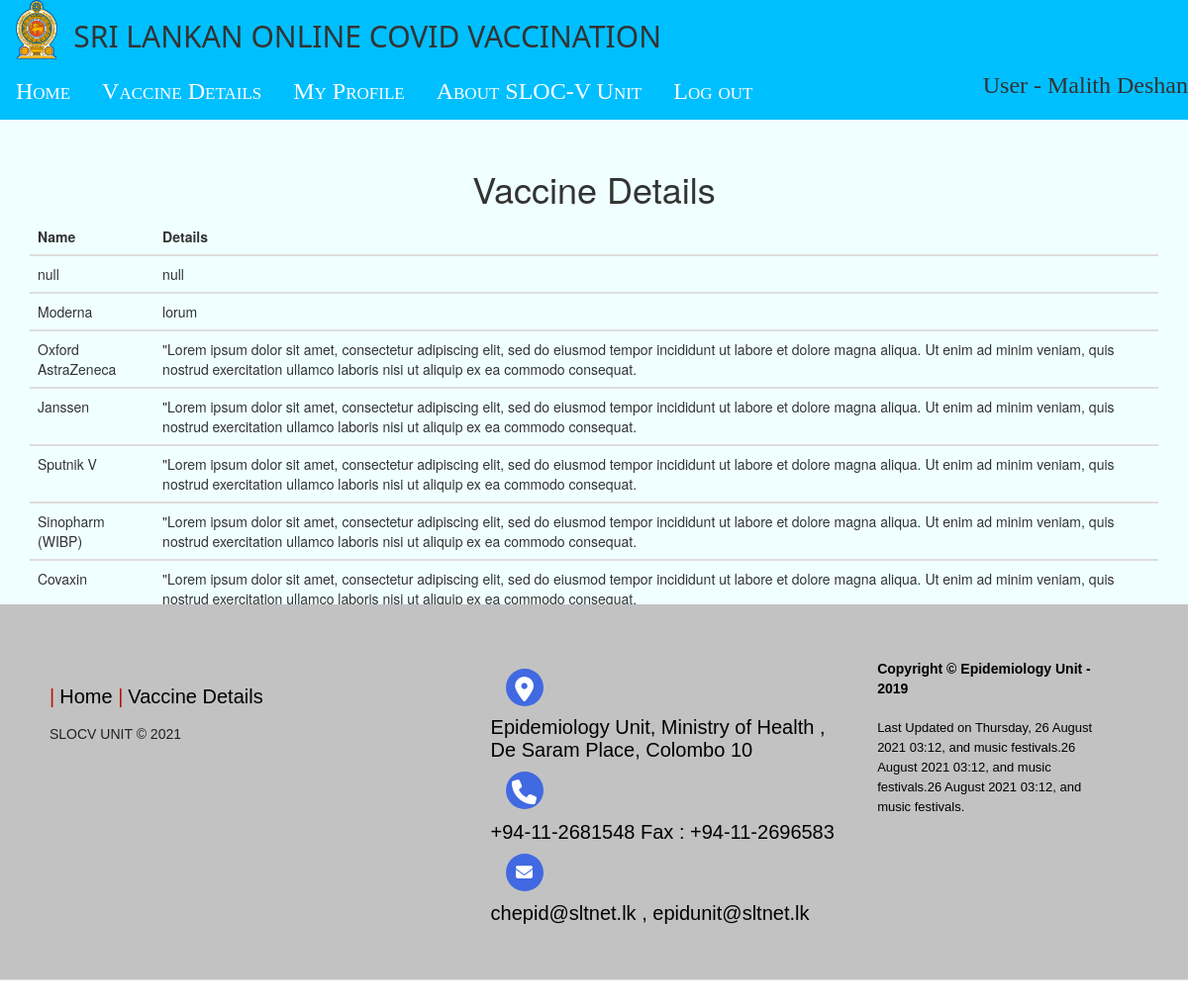
Screenshot of /Vaccinedetails.php (signed in) with the database file from the repository.
### tables this page shows
CREATE TABLE `patients` (
  `id` int(255) NOT NULL,
  `name` varchar(1000) NOT NULL,
  `patientEmail` varchar(1000) NOT NULL,
  `password` varchar(1000) NOT NULL,
  `vaccinename` varchar(1000) NOT NULL,
  `city` varchar(1000) NOT NULL,
  `nic` varchar(1000) NOT NULL
);

CREATE TABLE `vaccine` (
  `id` int(255) NOT NULL,
  `vaccinename` varchar(1000) NOT NULL,
  `details` varchar(1000) NOT NULL
);

### Vaccinedetails.php (the view, shortened to what this page needs)
<!DOCTYPE html>
<html lang="en">
  <head>
    <link href="css/bootstrap.min.css" rel="stylesheet">
	  <link href="css/style.css" rel="stylesheet">
<body>
<?php
	include "DBconnection.php";
	if(!isset($_SESSION['email']))
	{
		header("location:loginindex.php");
	}
	else
	{
		$id = $_SESSION['id'];
		$result = mysqli_query($conn,"SELECT * FROM patients WHERE id='" . $id."'");
		$row  = mysqli_fetch_array($result);
		if($row >0)
		{
		$name=$row['name'];
		 }
			$mysqli = new mysqli('localhost','root','','covidV') or die(mysqli_error($mysqli));
			$result2  = $mysqli->query("SELECT * FROM vaccine") or die ($mysqli->erorr);
	}
	  ?>
<div class="topnav" style=" margin-top: -20px  " >
<a style="padding-top:0px; padding-bottom: 0px"><img height="60px" src="228-2285847_emblem-of-sri-lanka-national-emblem-of-sri.png"></a>
<h2 style="font-family: Segoe, 'Segoe UI', 'DejaVu Sans', 'Trebuchet MS', Verdana, 'sans-serif'">SRI LANKAN ONLINE COVID VACCINATION</h2>
<a  href="VaccineIndex.php">Home</a>
<a  href="Vaccinedetails.php">Vaccine Details</a>
<a  href="myprofile.php">My Profile</a>
<a  href="about.php">About SLOC-V Unit</a>
<a  href="userLogout.php">Log out</a>
<h3  align="right" style="font-family:Cambria, 'Hoefler Text', 'Liberation Serif', Times, 'Times New Roman', 'serif'">User - <?php echo $name;?></h3>
</div>
<div class="section2" align="center" style="padding: 30px; overflow-y: scroll"  >
<h1 align="center" >Vaccine Details</h1>
<table class="table table-hover" id="user-data" >
  <thead>
    <tr>
	  <th scope="col">Name</th>
	  <th scope="col">Details</th>
    </tr>
  </thead>
  <tbody>
	  <?php
 		while ($row= $result2->fetch_assoc()):  ?>
    <tr>
		 <td><?php echo $row['vaccinename']; ?></td>
		 <td><?php echo $row['details']; ?></td>
    </tr>
  </tbody>
<?php endwhile; ?>
</table>
</div>
<footer class="footer-distributed">
			<div class="footer-left">
				<p class="footer-links">
					<a  href="index.html">Home</a>
<a  href="index.html">Vaccine Details</a>
				</p>
				<p class="footer-company-name">SLOCV UNIT  © 2021</p>
			</div>
			<div class="footer-center">
				<div>
					<i class="fa fa-map-marker"></i>
					<p>Epidemiology Unit, Ministry of Health ,<br> De Saram Place, Colombo 10</p>
				</div>
				<div>
					<i class="fa fa-phone"></i>
					<p>+94-11-2681548 Fax : +94-11-2696583</p>
				</div>
				<div>
					<i class="fa fa-envelope"></i>
						<p><a href="">  chepid@sltnet.lk  , epidunit@sltnet.lk  </a></p>
				</div>
			</div>
			<div class="footer-right">
				<p class="footer-company-about">
					<span>Copyright © Epidemiology Unit - 2019</span>
					Last Updated on Thursday, 26 August 2021 03:12, and music festivals.26 August 2021 03:12, and music festivals.26 August 2021 03:12, and music festivals.
				</p>
			</div>
		</footer>
</body>
</html>

### css/style.css (style rules this page uses)
.footer-distributed { background: #C2C2C2; box-shadow: 0 1px 1px 0 rgba(0, 0, 0, 0.12); box-sizing: border-box; width: 100%; text-align: left; font: bold 20px sans-serif; padding: 55px 50px; }
.footer-distributed .footer-left, .footer-distributed .footer-center, .footer-distributed .footer-right { display: inline-block; vertical-align: top; }
.footer-distributed .footer-left { width: 40%; }
.footer-distributed .footer-links { color: #ffffff; margin: 20px 0 12px; padding: 0; color: black; }
.footer-distributed .footer-links a { display:inline-block; line-height: 1.8; font-weight:400; text-decoration: none; color: inherit; }
.footer-distributed .footer-company-name { color: #222; font-size: 14px; font-weight: normal; margin: 0; }
.footer-distributed .footer-center { width: 35%; }
.footer-distributed .footer-center i { background-color: royalblue; color: #ffffff; font-size: 25px; width: 38px; height: 38px; border-radius: 50%; text-align: center; line-height: 42px; margin: 10px 15px; vertical-align: middle; }
.footer-distributed .footer-center i.fa-envelope { font-size: 17px; line-height: 38px; }
.footer-distributed .footer-center p { display: inline-block; color: #FF6799; font-weight:400; vertical-align: middle; margin:0; color: black; }
.footer-distributed .footer-center p a { color: black; text-decoration: none;; }
.footer-distributed .footer-links a:before { content: "|"; font-weight:300; font-size: 20px; left: 0; color: #BF0D10; display: inline-block; padding-right: 5px; }
.footer-distributed .footer-right { width: 20%; }
.footer-distributed .footer-company-about { line-height: 20px; color: black; font-size: 13px; font-weight: normal; margin: 0; }
.footer-distributed .footer-company-about span { display: block; color: black; font-size: 14px; font-weight: bold; margin-bottom: 20px; }
.topnav { overflow: hidden; background-color: deepskyblue; }
.topnav a { float: left; display: block; color: white; text-align: center; padding: 12px 16px; text-decoration: none; font-size: 24px; font-family: Baskerville, "Palatino Linotype", Palatino, "Century Schoolbook L", "Times New Roman", "serif"; font-variant: small-caps; }
.section2 { width: 100%; height: 490px; background-color: azure; overflow-x: hidden; overflow-y: hidden; background-position: center; background-origin: padding-box; }

### rows the page displays
patients: name "Malith Deshan"
vaccine: vaccinename "null", details "null"
vaccine: vaccinename "Moderna", details "lorum"
vaccine: vaccinename "Oxford AstraZeneca", details "\"Lorem ipsum dolor sit amet, consectetur adipiscing elit, sed do eiusmod tempor incididunt ut labore et dolore magna aliqua. Ut enim ad minim veniam, quis nostrud exercitation ullamco laboris nisi ut aliquip ex ea commodo consequat."
vaccine: vaccinename "Janssen", details "\"Lorem ipsum dolor sit amet, consectetur adipiscing elit, sed do eiusmod tempor incididunt ut labore et dolore magna aliqua. Ut enim ad minim veniam, quis nostrud exercitation ullamco laboris nisi ut aliquip ex ea commodo consequat."
vaccine: vaccinename "Sputnik V", details "\"Lorem ipsum dolor sit amet, consectetur adipiscing elit, sed do eiusmod tempor incididunt ut labore et dolore magna aliqua. Ut enim ad minim veniam, quis nostrud exercitation ullamco laboris nisi ut aliquip ex ea commodo consequat."
vaccine: vaccinename "Sinopharm (WIBP)", details "\"Lorem ipsum dolor sit amet, consectetur adipiscing elit, sed do eiusmod tempor incididunt ut labore et dolore magna aliqua. Ut enim ad minim veniam, quis nostrud exercitation ullamco laboris nisi ut aliquip ex ea commodo consequat."
vaccine: vaccinename "Covaxin", details "\"Lorem ipsum dolor sit amet, consectetur adipiscing elit, sed do eiusmod tempor incididunt ut labore et dolore magna aliqua. Ut enim ad minim veniam, quis nostrud exercitation ullamco laboris nisi ut aliquip ex ea commodo consequat."
